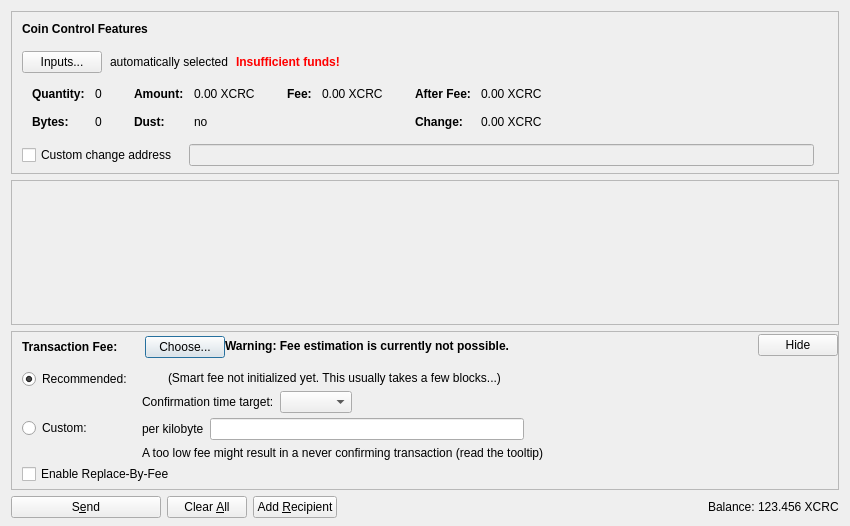
<?xml version="1.0" encoding="UTF-8"?>
<ui version="4.0">
 <class>SendCoinsDialog</class>
 <widget class="QDialog" name="SendCoinsDialog">
  <property name="geometry">
   <rect>
    <x>0</x>
    <y>0</y>
    <width>850</width>
    <height>526</height>
   </rect>
  </property>
  <property name="windowTitle">
   <string>Send Coins</string>
  </property>
  <layout class="QVBoxLayout" name="verticalLayout" stretch="0,1,0,0">
   <property name="bottomMargin">
    <number>8</number>
   </property>
   <item>
    <widget class="QFrame" name="frameCoinControl">
     <property name="sizePolicy">
      <sizepolicy hsizetype="Expanding" vsizetype="Expanding">
       <horstretch>0</horstretch>
       <verstretch>0</verstretch>
      </sizepolicy>
     </property>
     <property name="maximumSize">
      <size>
       <width>16777215</width>
       <height>16777215</height>
      </size>
     </property>
     <property name="frameShape">
      <enum>QFrame::StyledPanel</enum>
     </property>
     <property name="frameShadow">
      <enum>QFrame::Sunken</enum>
     </property>
     <layout class="QVBoxLayout" name="verticalLayoutCoinControl2">
      <property name="spacing">
       <number>0</number>
      </property>
      <property name="leftMargin">
       <number>0</number>
      </property>
      <property name="topMargin">
       <number>0</number>
      </property>
      <property name="rightMargin">
       <number>0</number>
      </property>
      <property name="bottomMargin">
       <number>6</number>
      </property>
      <item>
       <layout class="QVBoxLayout" name="verticalLayoutCoinControl" stretch="0,0,0,0,1">
        <property name="spacing">
         <number>0</number>
        </property>
        <property name="leftMargin">
         <number>10</number>
        </property>
        <property name="topMargin">
         <number>10</number>
        </property>
        <item>
         <layout class="QHBoxLayout" name="horizontalLayoutCoinControl1">
          <property name="bottomMargin">
           <number>15</number>
          </property>
          <item>
           <widget class="QLabel" name="labelCoinControlFeatures">
            <property name="sizePolicy">
             <sizepolicy hsizetype="Preferred" vsizetype="Maximum">
              <horstretch>0</horstretch>
              <verstretch>0</verstretch>
             </sizepolicy>
            </property>
            <property name="font">
             <font>
              <weight>75</weight>
              <bold>true</bold>
             </font>
            </property>
            <property name="styleSheet">
             <string notr="true">font-weight:bold;</string>
            </property>
            <property name="text">
             <string>Coin Control Features</string>
            </property>
           </widget>
          </item>
         </layout>
        </item>
        <item>
         <layout class="QHBoxLayout" name="horizontalLayoutCoinControl2" stretch="0,0,0,0">
          <property name="spacing">
           <number>8</number>
          </property>
          <property name="bottomMargin">
           <number>10</number>
          </property>
          <item>
           <widget class="QPushButton" name="pushButtonCoinControl">
            <property name="styleSheet">
             <string notr="true"/>
            </property>
            <property name="text">
             <string>Inputs...</string>
            </property>
            <property name="autoDefault">
             <bool>false</bool>
            </property>
           </widget>
          </item>
          <item>
           <widget class="QLabel" name="labelCoinControlAutomaticallySelected">
            <property name="text">
             <string>automatically selected</string>
            </property>
            <property name="margin">
             <number>5</number>
            </property>
           </widget>
          </item>
          <item>
           <widget class="QLabel" name="labelCoinControlInsuffFunds">
            <property name="font">
             <font>
              <weight>75</weight>
              <bold>true</bold>
             </font>
            </property>
            <property name="styleSheet">
             <string notr="true">color:red;font-weight:bold;</string>
            </property>
            <property name="text">
             <string>Insufficient funds!</string>
            </property>
            <property name="margin">
             <number>5</number>
            </property>
           </widget>
          </item>
          <item>
           <spacer name="horizontalSpacerCoinControl">
            <property name="orientation">
             <enum>Qt::Horizontal</enum>
            </property>
            <property name="sizeHint" stdset="0">
             <size>
              <width>40</width>
              <height>1</height>
             </size>
            </property>
           </spacer>
          </item>
         </layout>
        </item>
        <item>
         <widget class="QWidget" name="widgetCoinControl" native="true">
          <property name="sizePolicy">
           <sizepolicy hsizetype="Preferred" vsizetype="Preferred">
            <horstretch>0</horstretch>
            <verstretch>0</verstretch>
           </sizepolicy>
          </property>
          <property name="minimumSize">
           <size>
            <width>0</width>
            <height>0</height>
           </size>
          </property>
          <property name="styleSheet">
           <string notr="true"/>
          </property>
          <layout class="QHBoxLayout" name="horizontalLayoutCoinControl5">
           <property name="leftMargin">
            <number>0</number>
           </property>
           <property name="topMargin">
            <number>0</number>
           </property>
           <property name="rightMargin">
            <number>0</number>
           </property>
           <property name="bottomMargin">
            <number>0</number>
           </property>
           <item>
            <layout class="QHBoxLayout" name="horizontalLayoutCoinControl3" stretch="0,0,0,1">
             <property name="spacing">
              <number>20</number>
             </property>
             <property name="topMargin">
              <number>0</number>
             </property>
             <property name="bottomMargin">
              <number>10</number>
             </property>
             <item>
              <layout class="QFormLayout" name="formLayoutCoinControl1">
               <property name="horizontalSpacing">
                <number>10</number>
               </property>
               <property name="verticalSpacing">
                <number>14</number>
               </property>
               <property name="leftMargin">
                <number>10</number>
               </property>
               <property name="topMargin">
                <number>4</number>
               </property>
               <property name="rightMargin">
                <number>6</number>
               </property>
               <item row="0" column="0">
                <widget class="QLabel" name="labelCoinControlQuantityText">
                 <property name="font">
                  <font>
                   <weight>75</weight>
                   <bold>true</bold>
                  </font>
                 </property>
                 <property name="text">
                  <string>Quantity:</string>
                 </property>
                 <property name="margin">
                  <number>0</number>
                 </property>
                </widget>
               </item>
               <item row="0" column="1">
                <widget class="QLabel" name="labelCoinControlQuantity">
                 <property name="cursor">
                  <cursorShape>IBeamCursor</cursorShape>
                 </property>
                 <property name="contextMenuPolicy">
                  <enum>Qt::ActionsContextMenu</enum>
                 </property>
                 <property name="text">
                  <string notr="true">0</string>
                 </property>
                 <property name="margin">
                  <number>0</number>
                 </property>
                 <property name="textInteractionFlags">
                  <set>Qt::LinksAccessibleByMouse|Qt::TextSelectableByKeyboard|Qt::TextSelectableByMouse</set>
                 </property>
                </widget>
               </item>
               <item row="1" column="0">
                <widget class="QLabel" name="labelCoinControlBytesText">
                 <property name="font">
                  <font>
                   <weight>75</weight>
                   <bold>true</bold>
                  </font>
                 </property>
                 <property name="text">
                  <string>Bytes:</string>
                 </property>
                </widget>
               </item>
               <item row="1" column="1">
                <widget class="QLabel" name="labelCoinControlBytes">
                 <property name="cursor">
                  <cursorShape>IBeamCursor</cursorShape>
                 </property>
                 <property name="contextMenuPolicy">
                  <enum>Qt::ActionsContextMenu</enum>
                 </property>
                 <property name="text">
                  <string notr="true">0</string>
                 </property>
                 <property name="textInteractionFlags">
                  <set>Qt::LinksAccessibleByMouse|Qt::TextSelectableByKeyboard|Qt::TextSelectableByMouse</set>
                 </property>
                </widget>
               </item>
              </layout>
             </item>
             <item>
              <layout class="QFormLayout" name="formLayoutCoinControl2">
               <property name="horizontalSpacing">
                <number>10</number>
               </property>
               <property name="verticalSpacing">
                <number>14</number>
               </property>
               <property name="leftMargin">
                <number>6</number>
               </property>
               <property name="topMargin">
                <number>4</number>
               </property>
               <property name="rightMargin">
                <number>6</number>
               </property>
               <item row="0" column="0">
                <widget class="QLabel" name="labelCoinControlAmountText">
                 <property name="font">
                  <font>
                   <weight>75</weight>
                   <bold>true</bold>
                  </font>
                 </property>
                 <property name="text">
                  <string>Amount:</string>
                 </property>
                 <property name="margin">
                  <number>0</number>
                 </property>
                </widget>
               </item>
               <item row="0" column="1">
                <widget class="QLabel" name="labelCoinControlAmount">
                 <property name="cursor">
                  <cursorShape>IBeamCursor</cursorShape>
                 </property>
                 <property name="contextMenuPolicy">
                  <enum>Qt::ActionsContextMenu</enum>
                 </property>
                 <property name="text">
                  <string notr="true">0.00 XCRC</string>
                 </property>
                 <property name="textInteractionFlags">
                  <set>Qt::LinksAccessibleByMouse|Qt::TextSelectableByKeyboard|Qt::TextSelectableByMouse</set>
                 </property>
                </widget>
               </item>
               <item row="1" column="0">
                <widget class="QLabel" name="labelCoinControlLowOutputText">
                 <property name="font">
                  <font>
                   <weight>75</weight>
                   <bold>true</bold>
                  </font>
                 </property>
                 <property name="text">
                  <string>Dust:</string>
                 </property>
                </widget>
               </item>
               <item row="1" column="1">
                <widget class="QLabel" name="labelCoinControlLowOutput">
                 <property name="cursor">
                  <cursorShape>IBeamCursor</cursorShape>
                 </property>
                 <property name="contextMenuPolicy">
                  <enum>Qt::ActionsContextMenu</enum>
                 </property>
                 <property name="text">
                  <string notr="true">no</string>
                 </property>
                 <property name="textInteractionFlags">
                  <set>Qt::LinksAccessibleByMouse|Qt::TextSelectableByKeyboard|Qt::TextSelectableByMouse</set>
                 </property>
                </widget>
               </item>
              </layout>
             </item>
             <item>
              <layout class="QFormLayout" name="formLayoutCoinControl3">
               <property name="horizontalSpacing">
                <number>10</number>
               </property>
               <property name="verticalSpacing">
                <number>14</number>
               </property>
               <property name="leftMargin">
                <number>6</number>
               </property>
               <property name="topMargin">
                <number>4</number>
               </property>
               <property name="rightMargin">
                <number>6</number>
               </property>
               <item row="0" column="0">
                <widget class="QLabel" name="labelCoinControlFeeText">
                 <property name="font">
                  <font>
                   <weight>75</weight>
                   <bold>true</bold>
                  </font>
                 </property>
                 <property name="text">
                  <string>Fee:</string>
                 </property>
                 <property name="margin">
                  <number>0</number>
                 </property>
                </widget>
               </item>
               <item row="0" column="1">
                <widget class="QLabel" name="labelCoinControlFee">
                 <property name="cursor">
                  <cursorShape>IBeamCursor</cursorShape>
                 </property>
                 <property name="contextMenuPolicy">
                  <enum>Qt::ActionsContextMenu</enum>
                 </property>
                 <property name="text">
                  <string notr="true">0.00 XCRC</string>
                 </property>
                 <property name="textInteractionFlags">
                  <set>Qt::LinksAccessibleByMouse|Qt::TextSelectableByKeyboard|Qt::TextSelectableByMouse</set>
                 </property>
                </widget>
               </item>
              </layout>
             </item>
             <item>
              <layout class="QFormLayout" name="formLayoutCoinControl4">
               <property name="horizontalSpacing">
                <number>10</number>
               </property>
               <property name="verticalSpacing">
                <number>14</number>
               </property>
               <property name="leftMargin">
                <number>6</number>
               </property>
               <property name="topMargin">
                <number>4</number>
               </property>
               <property name="rightMargin">
                <number>6</number>
               </property>
               <item row="0" column="0">
                <widget class="QLabel" name="labelCoinControlAfterFeeText">
                 <property name="font">
                  <font>
                   <weight>75</weight>
                   <bold>true</bold>
                  </font>
                 </property>
                 <property name="text">
                  <string>After Fee:</string>
                 </property>
                 <property name="margin">
                  <number>0</number>
                 </property>
                </widget>
               </item>
               <item row="0" column="1">
                <widget class="QLabel" name="labelCoinControlAfterFee">
                 <property name="cursor">
                  <cursorShape>IBeamCursor</cursorShape>
                 </property>
                 <property name="contextMenuPolicy">
                  <enum>Qt::ActionsContextMenu</enum>
                 </property>
                 <property name="text">
                  <string notr="true">0.00 XCRC</string>
                 </property>
                 <property name="textInteractionFlags">
                  <set>Qt::LinksAccessibleByMouse|Qt::TextSelectableByKeyboard|Qt::TextSelectableByMouse</set>
                 </property>
                </widget>
               </item>
               <item row="1" column="0">
                <widget class="QLabel" name="labelCoinControlChangeText">
                 <property name="font">
                  <font>
                   <weight>75</weight>
                   <bold>true</bold>
                  </font>
                 </property>
                 <property name="text">
                  <string>Change:</string>
                 </property>
                </widget>
               </item>
               <item row="1" column="1">
                <widget class="QLabel" name="labelCoinControlChange">
                 <property name="cursor">
                  <cursorShape>IBeamCursor</cursorShape>
                 </property>
                 <property name="contextMenuPolicy">
                  <enum>Qt::ActionsContextMenu</enum>
                 </property>
                 <property name="text">
                  <string notr="true">0.00 XCRC</string>
                 </property>
                 <property name="textInteractionFlags">
                  <set>Qt::LinksAccessibleByMouse|Qt::TextSelectableByKeyboard|Qt::TextSelectableByMouse</set>
                 </property>
                </widget>
               </item>
              </layout>
             </item>
            </layout>
           </item>
          </layout>
         </widget>
        </item>
        <item>
         <layout class="QHBoxLayout" name="horizontalLayoutCoinControl4" stretch="0,0,0">
          <property name="spacing">
           <number>12</number>
          </property>
          <property name="sizeConstraint">
           <enum>QLayout::SetDefaultConstraint</enum>
          </property>
          <property name="topMargin">
           <number>5</number>
          </property>
          <property name="rightMargin">
           <number>5</number>
          </property>
          <item>
           <widget class="QCheckBox" name="checkBoxCoinControlChange">
            <property name="toolTip">
             <string>If this is activated, but the change address is empty or invalid, change will be sent to a newly generated address.</string>
            </property>
            <property name="text">
             <string>Custom change address</string>
            </property>
           </widget>
          </item>
          <item>
           <widget class="QValidatedLineEdit" name="lineEditCoinControlChange">
            <property name="enabled">
             <bool>false</bool>
            </property>
            <property name="sizePolicy">
             <sizepolicy hsizetype="Expanding" vsizetype="Fixed">
              <horstretch>0</horstretch>
              <verstretch>0</verstretch>
             </sizepolicy>
            </property>
           </widget>
          </item>
          <item>
           <widget class="QLabel" name="labelCoinControlChangeLabel">
            <property name="sizePolicy">
             <sizepolicy hsizetype="Preferred" vsizetype="Expanding">
              <horstretch>0</horstretch>
              <verstretch>0</verstretch>
             </sizepolicy>
            </property>
            <property name="minimumSize">
             <size>
              <width>0</width>
              <height>0</height>
             </size>
            </property>
            <property name="text">
             <string/>
            </property>
            <property name="margin">
             <number>3</number>
            </property>
           </widget>
          </item>
         </layout>
        </item>
        <item>
         <spacer name="verticalSpacerCoinControl">
          <property name="orientation">
           <enum>Qt::Vertical</enum>
          </property>
          <property name="sizeHint" stdset="0">
           <size>
            <width>800</width>
            <height>1</height>
           </size>
          </property>
         </spacer>
        </item>
       </layout>
      </item>
     </layout>
    </widget>
   </item>
   <item>
    <widget class="QScrollArea" name="scrollArea">
     <property name="widgetResizable">
      <bool>true</bool>
     </property>
     <widget class="QWidget" name="scrollAreaWidgetContents">
      <property name="geometry">
       <rect>
        <x>0</x>
        <y>0</y>
        <width>830</width>
        <height>104</height>
       </rect>
      </property>
      <layout class="QVBoxLayout" name="verticalLayout_2" stretch="0,1">
       <property name="leftMargin">
        <number>0</number>
       </property>
       <property name="topMargin">
        <number>0</number>
       </property>
       <property name="rightMargin">
        <number>0</number>
       </property>
       <property name="bottomMargin">
        <number>0</number>
       </property>
       <item>
        <layout class="QVBoxLayout" name="entries">
         <property name="spacing">
          <number>6</number>
         </property>
        </layout>
       </item>
       <item>
        <spacer name="verticalSpacer">
         <property name="orientation">
          <enum>Qt::Vertical</enum>
         </property>
         <property name="sizeHint" stdset="0">
          <size>
           <width>20</width>
           <height>40</height>
          </size>
         </property>
        </spacer>
       </item>
      </layout>
     </widget>
    </widget>
   </item>
   <item>
    <widget class="QFrame" name="frameFee">
     <property name="sizePolicy">
      <sizepolicy hsizetype="Expanding" vsizetype="Expanding">
       <horstretch>0</horstretch>
       <verstretch>0</verstretch>
      </sizepolicy>
     </property>
     <property name="maximumSize">
      <size>
       <width>16777215</width>
       <height>16777215</height>
      </size>
     </property>
     <property name="frameShape">
      <enum>QFrame::StyledPanel</enum>
     </property>
     <property name="frameShadow">
      <enum>QFrame::Sunken</enum>
     </property>
     <layout class="QVBoxLayout" name="verticalLayoutFee1">
      <property name="spacing">
       <number>0</number>
      </property>
      <property name="leftMargin">
       <number>0</number>
      </property>
      <property name="topMargin">
       <number>0</number>
      </property>
      <property name="rightMargin">
       <number>0</number>
      </property>
      <property name="bottomMargin">
       <number>0</number>
      </property>
      <item>
       <layout class="QVBoxLayout" name="verticalLayoutFee2" stretch="0,0,0">
        <property name="spacing">
         <number>0</number>
        </property>
        <property name="leftMargin">
         <number>10</number>
        </property>
        <property name="topMargin">
         <number>0</number>
        </property>
        <item>
         <layout class="QHBoxLayout" name="horizontalLayoutFee1">
          <property name="bottomMargin">
           <number>0</number>
          </property>
          <item>
           <layout class="QVBoxLayout" name="verticalLayoutFee7">
            <property name="spacing">
             <number>0</number>
            </property>
            <item>
             <spacer name="verticalSpacerSmartFee">
              <property name="orientation">
               <enum>Qt::Vertical</enum>
              </property>
              <property name="sizeType">
               <enum>QSizePolicy::Fixed</enum>
              </property>
              <property name="sizeHint" stdset="0">
               <size>
                <width>1</width>
                <height>4</height>
               </size>
              </property>
             </spacer>
            </item>
            <item>
             <layout class="QHBoxLayout" name="horizontalLayoutSmartFee">
              <property name="spacing">
               <number>10</number>
              </property>
              <item>
               <widget class="QLabel" name="labelFeeHeadline">
                <property name="sizePolicy">
                 <sizepolicy hsizetype="Preferred" vsizetype="Maximum">
                  <horstretch>0</horstretch>
                  <verstretch>0</verstretch>
                 </sizepolicy>
                </property>
                <property name="font">
                 <font>
                  <weight>75</weight>
                  <bold>true</bold>
                 </font>
                </property>
                <property name="styleSheet">
                 <string notr="true">font-weight:bold;</string>
                </property>
                <property name="text">
                 <string>Transaction Fee:</string>
                </property>
               </widget>
              </item>
              <item>
               <widget class="QLabel" name="labelFeeMinimized">
                <property name="text">
                 <string/>
                </property>
               </widget>
              </item>
              <item>
               <widget class="QPushButton" name="buttonChooseFee">
                <property name="text">
                 <string>Choose...</string>
                </property>
               </widget>
              </item>
             </layout>
            </item>
            <item>
             <spacer name="verticalSpacer_5">
              <property name="orientation">
               <enum>Qt::Vertical</enum>
              </property>
              <property name="sizeHint" stdset="0">
               <size>
                <width>1</width>
                <height>1</height>
               </size>
              </property>
             </spacer>
            </item>
           </layout>
          </item>
          <item>
           <widget class="QLabel" name="fallbackFeeWarningLabel">
            <property name="toolTip">
             <string>Using the fallbackfee can result in sending a transaction that will take several hours or days (or never) to confirm. Consider choosing your fee manually or wait until you have validated the complete chain.</string>
            </property>
            <property name="font">
            <font>
                <weight>75</weight>
                <bold>true</bold>
            </font>
            </property>
            <property name="text">
             <string>Warning: Fee estimation is currently not possible.</string>
            </property>
            <property name="wordWrap">
             <bool>false</bool>
            </property>
           </widget>
          </item>
          <item>
           <spacer name="horizontalSpacer_4">
            <property name="orientation">
             <enum>Qt::Horizontal</enum>
            </property>
            <property name="sizeType">
             <enum>QSizePolicy::MinimumExpanding</enum>
            </property>
            <property name="sizeHint" stdset="0">
             <size>
              <width>40</width>
              <height>20</height>
             </size>
            </property>
           </spacer>
          </item>
          <item>
           <widget class="QPushButton" name="buttonMinimizeFee">
            <property name="toolTip">
             <string>collapse fee-settings</string>
            </property>
            <property name="text">
             <string>Hide</string>
            </property>
           </widget>
          </item>
         </layout>
        </item>
        <item>
         <widget class="QFrame" name="frameFeeSelection">
          <layout class="QVBoxLayout" name="verticalLayoutFee12">
           <property name="spacing">
            <number>0</number>
           </property>
           <property name="leftMargin">
            <number>0</number>
           </property>
           <property name="topMargin">
            <number>0</number>
           </property>
           <property name="rightMargin">
            <number>0</number>
           </property>
           <property name="bottomMargin">
            <number>0</number>
           </property>
           <item>
            <layout class="QGridLayout" name="gridLayoutFee">
             <property name="topMargin">
              <number>10</number>
             </property>
             <property name="bottomMargin">
              <number>4</number>
             </property>
             <property name="horizontalSpacing">
              <number>10</number>
             </property>
             <property name="verticalSpacing">
              <number>4</number>
             </property>
             <item row="1" column="1">
              <layout class="QVBoxLayout" name="verticalLayoutFee8">
               <property name="spacing">
                <number>6</number>
               </property>
               <item>
                <layout class="QHBoxLayout" name="horizontalLayoutFee13">
                 <item>
                  <widget class="QLabel" name="labelCustomPerKilobyte">
                   <property name="toolTip">
                    <string>Specify a custom fee per kB (1,000 bytes) of the transaction's virtual size.

Note:  Since the fee is calculated on a per-byte basis, a fee of "100 satoshis per kB" for a transaction size of 500 bytes (half of 1 kB) would ultimately yield a fee of only 50 satoshis.</string>
                   </property>
                   <property name="text">
                    <string>per kilobyte</string>
                   </property>
                  </widget>
                 </item>
                 <item>
                  <widget class="BitcoinAmountField" name="customFee"/>
                 </item>
                 <item>
                  <spacer name="horizontalSpacer_6">
                   <property name="orientation">
                    <enum>Qt::Horizontal</enum>
                   </property>
                   <property name="sizeHint" stdset="0">
                    <size>
                     <width>1</width>
                     <height>1</height>
                    </size>
                   </property>
                  </spacer>
                 </item>
                </layout>
               </item>
               <item>
                <layout class="QHBoxLayout" name="horizontalLayoutFee8">
                 <item>
                  <widget class="QLabel" name="labelCustomFeeWarning">
                   <property name="enabled">
                    <bool>true</bool>
                   </property>
                   <property name="toolTip">
                    <string>When there is less transaction volume than space in the blocks, miners as well as relaying nodes may enforce a minimum fee. Paying only this minimum fee is just fine, but be aware that this can result in a never confirming transaction once there is more demand for bitcoin transactions than the network can process.</string>
                   </property>
                   <property name="text">
                    <string>A too low fee might result in a never confirming transaction (read the tooltip)</string>
                   </property>
                  </widget>
                 </item>
                 <item>
                  <spacer name="horizontalSpacer_2">
                   <property name="orientation">
                    <enum>Qt::Horizontal</enum>
                   </property>
                   <property name="sizeHint" stdset="0">
                    <size>
                     <width>1</width>
                     <height>1</height>
                    </size>
                   </property>
                  </spacer>
                 </item>
                </layout>
               </item>
              </layout>
             </item>
             <item row="0" column="0">
              <layout class="QVBoxLayout" name="verticalLayoutFee4" stretch="0,1">
               <item>
                <widget class="QRadioButton" name="radioSmartFee">
                 <property name="text">
                  <string>Recommended:</string>
                 </property>
                 <property name="checked">
                  <bool>true</bool>
                 </property>
                 <attribute name="buttonGroup">
                  <string notr="true">groupFee</string>
                 </attribute>
                </widget>
               </item>
               <item>
                <spacer name="verticalSpacer_2">
                 <property name="orientation">
                  <enum>Qt::Vertical</enum>
                 </property>
                 <property name="sizeHint" stdset="0">
                  <size>
                   <width>1</width>
                   <height>1</height>
                  </size>
                 </property>
                </spacer>
               </item>
              </layout>
             </item>
             <item row="1" column="0">
              <layout class="QVBoxLayout" name="verticalLayoutFee9" stretch="0,1">
               <item>
                <widget class="QRadioButton" name="radioCustomFee">
                 <property name="text">
                  <string>Custom:</string>
                 </property>
                 <attribute name="buttonGroup">
                  <string notr="true">groupFee</string>
                 </attribute>
                </widget>
               </item>
               <item>
                <spacer name="verticalSpacer_6">
                 <property name="orientation">
                  <enum>Qt::Vertical</enum>
                 </property>
                 <property name="sizeHint" stdset="0">
                  <size>
                   <width>1</width>
                   <height>1</height>
                  </size>
                 </property>
                </spacer>
               </item>
              </layout>
             </item>
             <item row="0" column="1">
              <layout class="QVBoxLayout" name="verticalLayoutFee3" stretch="0,0,1">
               <property name="spacing">
                <number>6</number>
               </property>
               <property name="topMargin">
                <number>2</number>
               </property>
               <item>
                <layout class="QHBoxLayout" name="horizontalLayoutFee12">
                 <item>
                  <widget class="QLabel" name="labelSmartFee">
                   <property name="text">
                    <string/>
                   </property>
                  </widget>
                 </item>
                 <item>
                  <widget class="QLabel" name="labelFeeEstimation">
                   <property name="text">
                    <string/>
                   </property>
                  </widget>
                 </item>
                 <item>
                  <widget class="QLabel" name="labelSmartFee2">
                   <property name="text">
                    <string>(Smart fee not initialized yet. This usually takes a few blocks...)</string>
                   </property>
                  </widget>
                 </item>
                 <item>
                  <spacer name="horizontalSpacer_5">
                   <property name="orientation">
                    <enum>Qt::Horizontal</enum>
                   </property>
                   <property name="sizeHint" stdset="0">
                    <size>
                     <width>1</width>
                     <height>1</height>
                    </size>
                   </property>
                  </spacer>
                 </item>
                </layout>
               </item>
               <item>
                <layout class="QHBoxLayout" name="horizontalLayoutFee9">
                 <item>
                  <layout class="QVBoxLayout" name="verticalLayoutFee6">
                   <item>
                    <widget class="QLabel" name="labelSmartFee3">
                     <property name="text">
                      <string>Confirmation time target:</string>
                     </property>
                    </widget>
                   </item>
                  </layout>
                 </item>
                 <item>
                  <layout class="QVBoxLayout" name="verticalLayoutFee5">
                   <property name="rightMargin">
                    <number>30</number>
                   </property>
                   <item>
                    <layout class="QHBoxLayout" name="horizontalLayoutConfTarget">
                     <property name="bottomMargin">
                      <number>0</number>
                     </property>
                     <item>
                      <widget class="QComboBox" name="confTargetSelector"/>
                     </item>
                     <item>
                      <spacer name="horizontalSpacerConfTarget">
                       <property name="orientation">
                        <enum>Qt::Horizontal</enum>
                       </property>
                       <property name="sizeHint" stdset="0">
                        <size>
                         <width>40</width>
                         <height>20</height>
                        </size>
                       </property>
                      </spacer>
                     </item>
                    </layout>
                   </item>
                  </layout>
                 </item>
                </layout>
               </item>
               <item>
                <spacer name="verticalSpacer_4">
                 <property name="orientation">
                  <enum>Qt::Vertical</enum>
                 </property>
                 <property name="sizeHint" stdset="0">
                  <size>
                   <width>1</width>
                   <height>1</height>
                  </size>
                 </property>
                </spacer>
               </item>
              </layout>
             </item>
            </layout>
           </item>
           <item>
            <widget class="QCheckBox" name="optInRBF">
             <property name="text">
              <string>Enable Replace-By-Fee</string>
             </property>
             <property name="toolTip">
              <string>With Replace-By-Fee (BIP-125) you can increase a transaction's fee after it is sent. Without this, a higher fee may be recommended to compensate for increased transaction delay risk.</string>
             </property>
            </widget>
           </item>
          </layout>
         </widget>
        </item>
        <item>
         <spacer name="verticalSpacerFee">
          <property name="orientation">
           <enum>Qt::Vertical</enum>
          </property>
          <property name="sizeHint" stdset="0">
           <size>
            <width>40</width>
            <height>5</height>
           </size>
          </property>
         </spacer>
        </item>
       </layout>
      </item>
     </layout>
    </widget>
   </item>
   <item>
    <layout class="QHBoxLayout" name="horizontalLayout">
     <item>
      <widget class="QPushButton" name="sendButton">
       <property name="minimumSize">
        <size>
         <width>150</width>
         <height>0</height>
        </size>
       </property>
       <property name="toolTip">
        <string>Confirm the send action</string>
       </property>
       <property name="text">
        <string>S&amp;end</string>
       </property>
       <property name="icon">
        <iconset resource="../bitcoin.qrc">
         <normaloff>:/icons/send</normaloff>:/icons/send</iconset>
       </property>
       <property name="autoDefault">
        <bool>false</bool>
       </property>
       <property name="default">
        <bool>false</bool>
       </property>
      </widget>
     </item>
     <item>
      <widget class="QPushButton" name="clearButton">
       <property name="sizePolicy">
        <sizepolicy hsizetype="Minimum" vsizetype="Fixed">
         <horstretch>0</horstretch>
         <verstretch>0</verstretch>
        </sizepolicy>
       </property>
       <property name="toolTip">
        <string>Clear all fields of the form.</string>
       </property>
       <property name="text">
        <string>Clear &amp;All</string>
       </property>
       <property name="icon">
        <iconset resource="../bitcoin.qrc">
         <normaloff>:/icons/remove</normaloff>:/icons/remove</iconset>
       </property>
       <property name="autoDefault">
        <bool>false</bool>
       </property>
      </widget>
     </item>
     <item>
      <widget class="QPushButton" name="addButton">
       <property name="toolTip">
        <string>Send to multiple recipients at once</string>
       </property>
       <property name="text">
        <string>Add &amp;Recipient</string>
       </property>
       <property name="icon">
        <iconset resource="../bitcoin.qrc">
         <normaloff>:/icons/add</normaloff>:/icons/add</iconset>
       </property>
       <property name="autoDefault">
        <bool>false</bool>
       </property>
      </widget>
     </item>
     <item>
      <spacer name="horizontalSpacer">
       <property name="orientation">
        <enum>Qt::Horizontal</enum>
       </property>
       <property name="sizeHint" stdset="0">
        <size>
         <width>40</width>
         <height>20</height>
        </size>
       </property>
      </spacer>
     </item>
     <item>
      <layout class="QHBoxLayout" name="horizontalLayout_2">
       <property name="spacing">
        <number>3</number>
       </property>
       <item>
        <widget class="QLabel" name="label">
         <property name="sizePolicy">
          <sizepolicy hsizetype="Preferred" vsizetype="Fixed">
           <horstretch>0</horstretch>
           <verstretch>0</verstretch>
          </sizepolicy>
         </property>
         <property name="text">
          <string>Balance:</string>
         </property>
        </widget>
       </item>
       <item>
        <widget class="QLabel" name="labelBalance">
         <property name="sizePolicy">
          <sizepolicy hsizetype="Preferred" vsizetype="Fixed">
           <horstretch>0</horstretch>
           <verstretch>0</verstretch>
          </sizepolicy>
         </property>
         <property name="cursor">
          <cursorShape>IBeamCursor</cursorShape>
         </property>
         <property name="text">
          <string notr="true">123.456 XCRC</string>
         </property>
         <property name="textInteractionFlags">
          <set>Qt::LinksAccessibleByMouse|Qt::TextSelectableByKeyboard|Qt::TextSelectableByMouse</set>
         </property>
        </widget>
       </item>
      </layout>
     </item>
    </layout>
   </item>
  </layout>
 </widget>
 <customwidgets>
  <customwidget>
   <class>QValidatedLineEdit</class>
   <extends>QLineEdit</extends>
   <header>qt/qvalidatedlineedit.h</header>
  </customwidget>
  <customwidget>
   <class>BitcoinAmountField</class>
   <extends>QLineEdit</extends>
   <header>qt/bitcoinamountfield.h</header>
   <container>1</container>
  </customwidget>
 </customwidgets>
 <resources>
  <include location="../bitcoin.qrc"/>
 </resources>
 <connections/>
 <buttongroups>
  <buttongroup name="groupFee"/>
 </buttongroups>
</ui>
